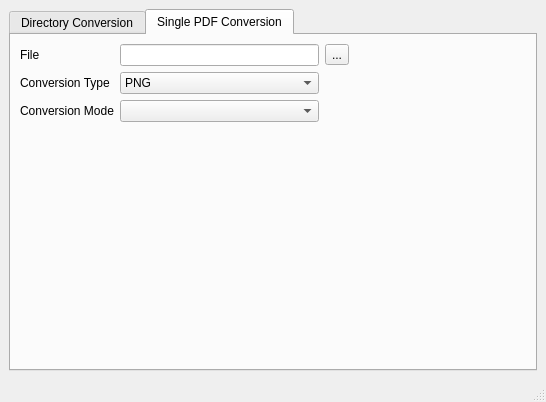
<?xml version="1.0" encoding="UTF-8"?>
<ui version="4.0">
 <class>MainWindow</class>
 <widget class="QMainWindow" name="MainWindow">
  <property name="geometry">
   <rect>
    <x>0</x>
    <y>0</y>
    <width>546</width>
    <height>402</height>
   </rect>
  </property>
  <property name="windowTitle">
   <string>MainWindow</string>
  </property>
  <widget class="QWidget" name="centralwidget">
   <layout class="QGridLayout" name="gridLayout">
    <item row="0" column="0">
     <widget class="QTabWidget" name="tabWidget">
      <property name="currentIndex">
       <number>1</number>
      </property>
      <widget class="QWidget" name="tab_2">
       <attribute name="title">
        <string>Directory Conversion</string>
       </attribute>
       <layout class="QGridLayout" name="gridLayout_2">
        <item row="0" column="0">
         <widget class="QLabel" name="label">
          <property name="text">
           <string>Directory</string>
          </property>
          <property name="buddy">
           <cstring>lineEdit</cstring>
          </property>
         </widget>
        </item>
        <item row="0" column="1">
         <widget class="QLineEdit" name="lineEdit"/>
        </item>
        <item row="0" column="2">
         <widget class="QToolButton" name="toolButton">
          <property name="text">
           <string>...</string>
          </property>
         </widget>
        </item>
        <item row="1" column="0">
         <widget class="QLabel" name="label_2">
          <property name="text">
           <string>Conversion Type</string>
          </property>
         </widget>
        </item>
        <item row="1" column="1">
         <widget class="QComboBox" name="comboBox_4">
          <item>
           <property name="text">
            <string>PNG</string>
           </property>
          </item>
          <item>
           <property name="text">
            <string>JPEG</string>
           </property>
          </item>
          <item>
           <property name="text">
            <string>PNM</string>
           </property>
          </item>
          <item>
           <property name="text">
            <string>TIFF</string>
           </property>
          </item>
          <item>
           <property name="text">
            <string>BMP</string>
           </property>
          </item>
         </widget>
        </item>
        <item row="1" column="2">
         <spacer name="horizontalSpacer">
          <property name="orientation">
           <enum>Qt::Horizontal</enum>
          </property>
          <property name="sizeHint" stdset="0">
           <size>
            <width>40</width>
            <height>20</height>
           </size>
          </property>
         </spacer>
        </item>
        <item row="2" column="1" colspan="2">
         <spacer name="verticalSpacer">
          <property name="orientation">
           <enum>Qt::Vertical</enum>
          </property>
          <property name="sizeHint" stdset="0">
           <size>
            <width>20</width>
            <height>40</height>
           </size>
          </property>
         </spacer>
        </item>
       </layout>
      </widget>
      <widget class="QWidget" name="tab">
       <attribute name="title">
        <string>Single PDF Conversion</string>
       </attribute>
       <layout class="QGridLayout" name="gridLayout_4">
        <item row="0" column="0">
         <widget class="QLabel" name="label_5">
          <property name="text">
           <string>File</string>
          </property>
          <property name="buddy">
           <cstring>lineEdit</cstring>
          </property>
         </widget>
        </item>
        <item row="0" column="1">
         <widget class="QLineEdit" name="lineEdit_3"/>
        </item>
        <item row="0" column="2">
         <widget class="QToolButton" name="toolButton_3">
          <property name="text">
           <string>...</string>
          </property>
         </widget>
        </item>
        <item row="1" column="0">
         <widget class="QLabel" name="label_6">
          <property name="text">
           <string>Conversion Type</string>
          </property>
         </widget>
        </item>
        <item row="1" column="1">
         <widget class="QComboBox" name="comboBox_3">
          <item>
           <property name="text">
            <string>PNG</string>
           </property>
          </item>
          <item>
           <property name="text">
            <string>JPEG</string>
           </property>
          </item>
          <item>
           <property name="text">
            <string>PNM</string>
           </property>
          </item>
          <item>
           <property name="text">
            <string>TIFF</string>
           </property>
          </item>
          <item>
           <property name="text">
            <string>BMP</string>
           </property>
          </item>
         </widget>
        </item>
        <item row="1" column="2">
         <spacer name="horizontalSpacer_3">
          <property name="orientation">
           <enum>Qt::Horizontal</enum>
          </property>
          <property name="sizeHint" stdset="0">
           <size>
            <width>201</width>
            <height>20</height>
           </size>
          </property>
         </spacer>
        </item>
        <item row="3" column="0" colspan="3">
         <spacer name="verticalSpacer_3">
          <property name="orientation">
           <enum>Qt::Vertical</enum>
          </property>
          <property name="sizeHint" stdset="0">
           <size>
            <width>20</width>
            <height>244</height>
           </size>
          </property>
         </spacer>
        </item>
        <item row="2" column="1">
         <widget class="QComboBox" name="comboBox"/>
        </item>
        <item row="2" column="0">
         <widget class="QLabel" name="label_7">
          <property name="text">
           <string>Conversion Mode</string>
          </property>
         </widget>
        </item>
       </layout>
      </widget>
     </widget>
    </item>
   </layout>
  </widget>
  <widget class="QMenuBar" name="menubar">
   <property name="geometry">
    <rect>
     <x>0</x>
     <y>0</y>
     <width>546</width>
     <height>20</height>
    </rect>
   </property>
  </widget>
  <widget class="QStatusBar" name="statusbar"/>
 </widget>
 <tabstops>
  <tabstop>lineEdit</tabstop>
  <tabstop>toolButton</tabstop>
 </tabstops>
 <resources/>
 <connections/>
</ui>
